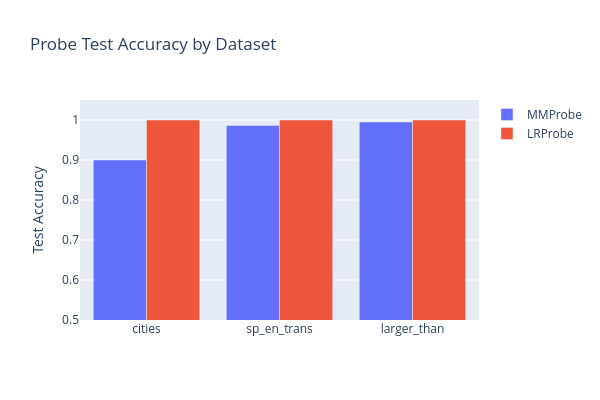

The code cell stored with this chart in its notebook:
### Markdown cell above
# Train a LR Probe

### Code cell
class LRProbe(t.nn.Module):
    def __init__(self, d_in: int, scaler_mean: Tensor | None = None, scaler_scale: Tensor | None = None):
        super().__init__()
        self.net = t.nn.Sequential(t.nn.Linear(d_in, 1, bias=False), t.nn.Sigmoid())
        self.register_buffer("scaler_mean", scaler_mean)
        self.register_buffer("scaler_scale", scaler_scale)

    def _normalize(self, x: Float[Tensor, "n d_model"]) -> Float[Tensor, "n d_model"]:
        """Apply StandardScaler normalization if scaler parameters are available."""
        if self.scaler_mean is not None and self.scaler_scale is not None:
            return (x - self.scaler_mean) / self.scaler_scale
        return x

    def forward(self, x: Float[Tensor, "n d_model"]) -> Float[Tensor, " n"]:
        return self.net(self._normalize(x)).squeeze(-1)

    def pred(self, x: Float[Tensor, "n d_model"]) -> Float[Tensor, " n"]:
        return self(x).round()

    @property
    def direction(self) -> Float[Tensor, " d_model"]:
        return self.net[0].weight.data[0]

    @staticmethod
    def from_data(
        acts: Float[Tensor, "n d_model"],
        labels: Float[Tensor, " n"],
        C: float = 0.1,
        device: str = "cpu",
    ) -> "LRProbe":
        """
        Train an LR probe using sklearn's LogisticRegression with StandardScaler normalization.

        Args:
            acts: Activation matrix [n_samples, d_model].
            labels: Binary labels (1=true, 0=false).
            C: Inverse regularization strength (lower = stronger regularization).
                Default 0.1 (reg_coeff=10) matches the deception-detection paper's cfg.yaml.
                The repo class default is reg_coeff=1000 (C=0.001), which is stronger.
            device: Device to place the resulting probe on.
        """
        X = acts.cpu().float().numpy()
        y = labels.cpu().float().numpy()

        # Standardize features (zero mean, unit variance) before fitting, as in the paper
        scaler = StandardScaler()
        X_scaled = scaler.fit_transform(X)

        # fit_intercept=False: the paper fits on normalized data so the intercept is redundant
        lr_model = LogisticRegression(C=C, random_state=42, fit_intercept=False, max_iter=1000)
        lr_model.fit(X_scaled, y)

        # Build probe with scaler parameters baked in
        scaler_mean = t.tensor(scaler.mean_, dtype=t.float32)
        scaler_scale = t.tensor(scaler.scale_, dtype=t.float32)
        probe = LRProbe(acts.shape[-1], scaler_mean=scaler_mean, scaler_scale=scaler_scale).to(device)
        probe.net[0].weight.data[0] = t.tensor(lr_model.coef_[0], dtype=t.float32).to(device)

        return probe


lr_probe = LRProbe.from_data(train_acts["cities"], train_labels["cities"], device="cpu")

# Train accuracy
train_preds = lr_probe.pred(train_acts["cities"])
train_acc = (train_preds == train_labels["cities"]).float().mean().item()

# Test accuracy
test_preds = lr_probe.pred(test_acts["cities"])
test_acc = (test_preds == test_labels["cities"]).float().mean().item()

print("LRProbe on cities:")
print(f"  Train accuracy: {train_acc:.3f}")
print(f"  Test accuracy:  {test_acc:.3f}")
print(f"  Direction norm: {lr_probe.direction.norm().item():.3f}")
assert test_acc >= 0.90, f"Test accuracy too low: {test_acc:.3f} (expected >= 0.90)"

# Compare directions
mm_dir = mm_probe.direction / mm_probe.direction.norm()
lr_dir = lr_probe.direction / lr_probe.direction.norm()
cos_sim = (mm_dir @ lr_dir).item()
print(f"\nCosine similarity between MM and LR directions: {cos_sim:.4f}")

# Compare both probes across all 3 datasets
results_rows = []
for name in DATASET_NAMES:
    mm_p = MMProbe.from_data(train_acts[name], train_labels[name])
    lr_p = LRProbe.from_data(train_acts[name], train_labels[name])

    mm_test_acc = (mm_p.pred(test_acts[name]) == test_labels[name]).float().mean().item()
    lr_test_acc = (lr_p.pred(test_acts[name]) == test_labels[name]).float().mean().item()
    results_rows.append({"Dataset": name, "MM Test Acc": f"{mm_test_acc:.3f}", "LR Test Acc": f"{lr_test_acc:.3f}"})

results_df = pd.DataFrame(results_rows)
print("\nProbe accuracy comparison across datasets:")
display(results_df)

# Bar chart
fig = go.Figure()
fig.add_trace(go.Bar(name="MMProbe", x=DATASET_NAMES, y=[float(r["MM Test Acc"]) for r in results_rows]))
fig.add_trace(go.Bar(name="LRProbe", x=DATASET_NAMES, y=[float(r["LR Test Acc"]) for r in results_rows]))
fig.update_layout(
    title="Probe Test Accuracy by Dataset",
    yaxis_title="Test Accuracy",
    yaxis_range=[0.5, 1.05],
    barmode="group",
    height=400,
    width=600,
)
fig.show()

### Figure 1 — Plotly figure (JSON) as saved in the notebook; plotly's stock layout.template omitted (floating-point values rounded to 4 significant figures)
{"data": [{"name": "MMProbe", "type": "bar", "x": ["cities", "sp_en_trans", "larger_than"], "y": [0.9, 0.986, 0.995]}, {"name": "LRProbe", "type": "bar", "x": ["cities", "sp_en_trans", "larger_than"], "y": [1, 1, 1]}], "layout": {"barmode": "group", "height": 400, "title": {"text": "Probe Test Accuracy by Dataset"}, "width": 600, "yaxis": {"range": [0.5, 1.05], "title": {"text": "Test Accuracy"}}}}
